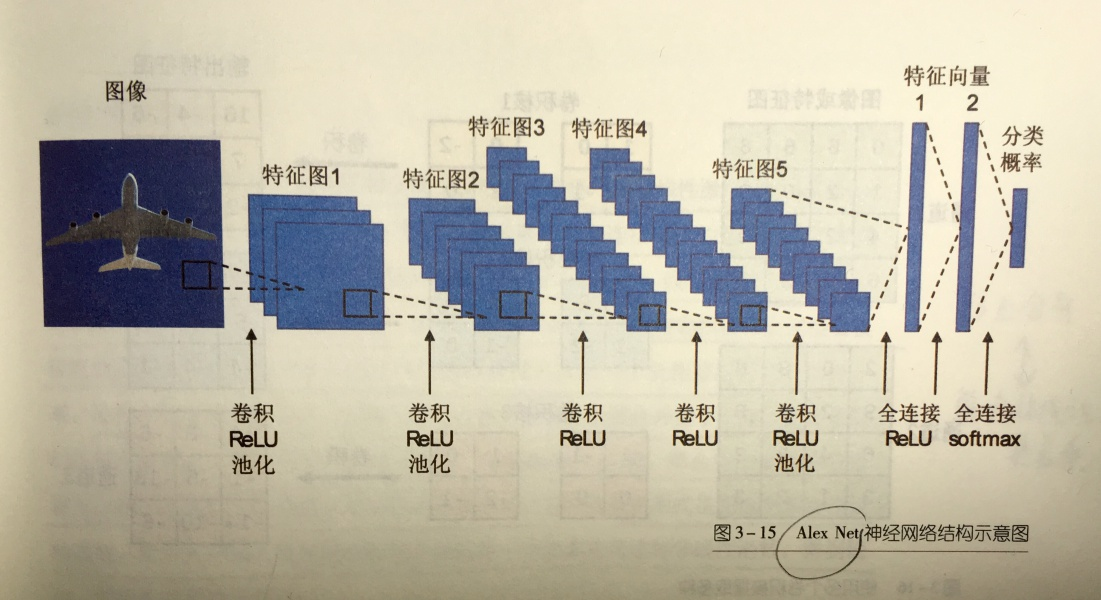
#> input picture Images/AlexNet01.jpg, 1101 x 600 px
$ python resize_image.py AlexNet01.jpg 100
#> lines starting #> are read from the running program, lines starting #| are printed output that depends on the picture
"""
Resize the given image into a specified height (size)
Usage: python resize_image.py filename 600
600: default height to be resized to
"""

import cv2
import os, glob
import ntpath
from termcolor import colored
import sys

filename = str(sys.argv[1])

HEIGHT_CEILING = 600
try:
	HEIGHT_CEILING = int(sys.argv[2])
except IndexError:
	pass

# input_file_path = os.path.expanduser("~/Desktop/")
file = os.getcwd() + '/' + filename

# output_dir = os.getcwd() + '/Snapshots/'
# if not os.path.exists(output_dir):
# 	os.mkdir(output_dir)

image = cv2.imread(file)
#> image is the input picture: shape (600, 1101, 3); mean B, G, R 167, 183.2, 188
# cv2.imshow("original", image)
# cv2.waitKey(0)

print("原图尺寸和文件大小:\t\t {}, \t{}".format(image.shape, os.stat(file).st_size))
#| 原图尺寸和文件大小:		 (600, 1101, 3), 	189822
# (height, width, depth)

resized = image

if image.shape[0] > HEIGHT_CEILING:
	# Calculate the ratio of the new image to the old image.
	# Limit the height ceiling as HEIGHT_CEILING pixels.
	r = HEIGHT_CEILING * 1.0 / image.shape[0] # image: matrix, so row(height), column(width)
#> r = 0.167
	dim = (int(image.shape[1] * r), HEIGHT_CEILING) # dim: (width, height)
#> dim = (183, 100)

	# perform the actual resizing of the image and show it
	resized = cv2.resize(image, dim, interpolation = cv2.INTER_AREA)
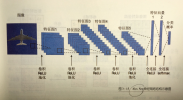
#> resized: shape (100, 183, 3); mean B, G, R 167, 183.2, 188
	# cv2.imshow("resized", resized)
	# cv2.waitKey(0)

# Write output image
output_file = 'out_' + ntpath.basename(file)
cv2.imwrite(output_file, resized)

# Echo info.
text = colored("修改后图片尺寸和文件大小:\t {}, \t{}".format(
	resized.shape, os.stat(output_file).st_size), "green")
print(text)
#| 修改后图片尺寸和文件大小:	 (100, 183, 3), 	8942


$ run again, on Images/BagOfWords.jpg
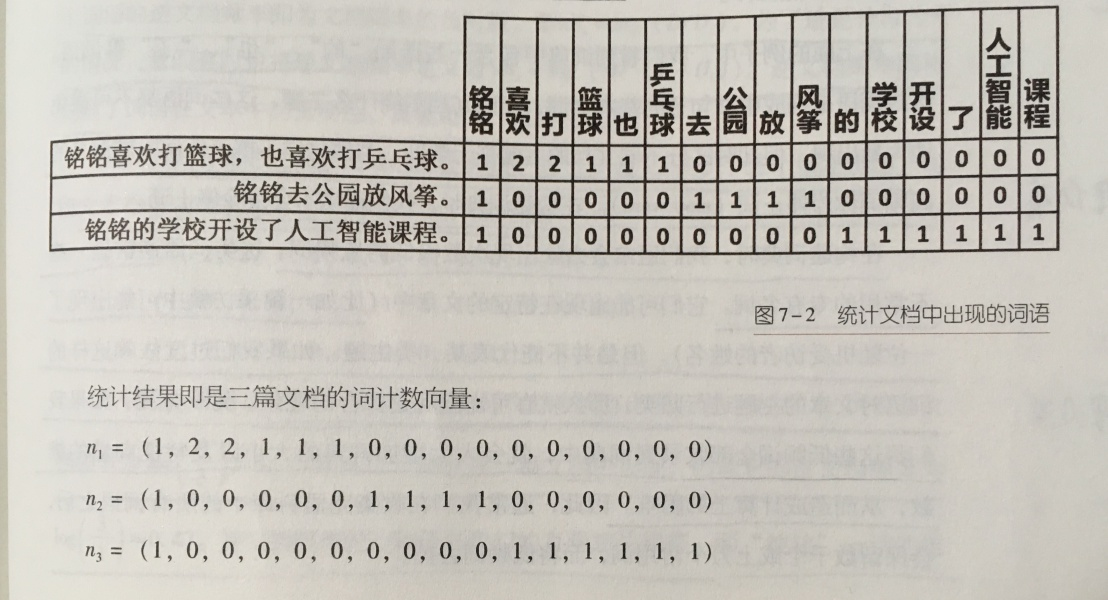
#> input picture Images/BagOfWords.jpg, 1108 x 600 px
#> image is the input picture: shape (600, 1108, 3); mean B, G, R 184.9, 192.4, 196
#| 原图尺寸和文件大小:		 (600, 1108, 3), 	206588
#> `resized = cv2.resize(image, dim, interpolation = cv2.INTER_AREA)`:
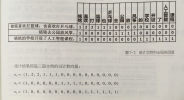
#> resized: shape (100, 184, 3); mean B, G, R 184.9, 192.4, 196
#| 修改后图片尺寸和文件大小:	 (100, 184, 3), 	8775

$ run again, on Images/CGAN01.jpg
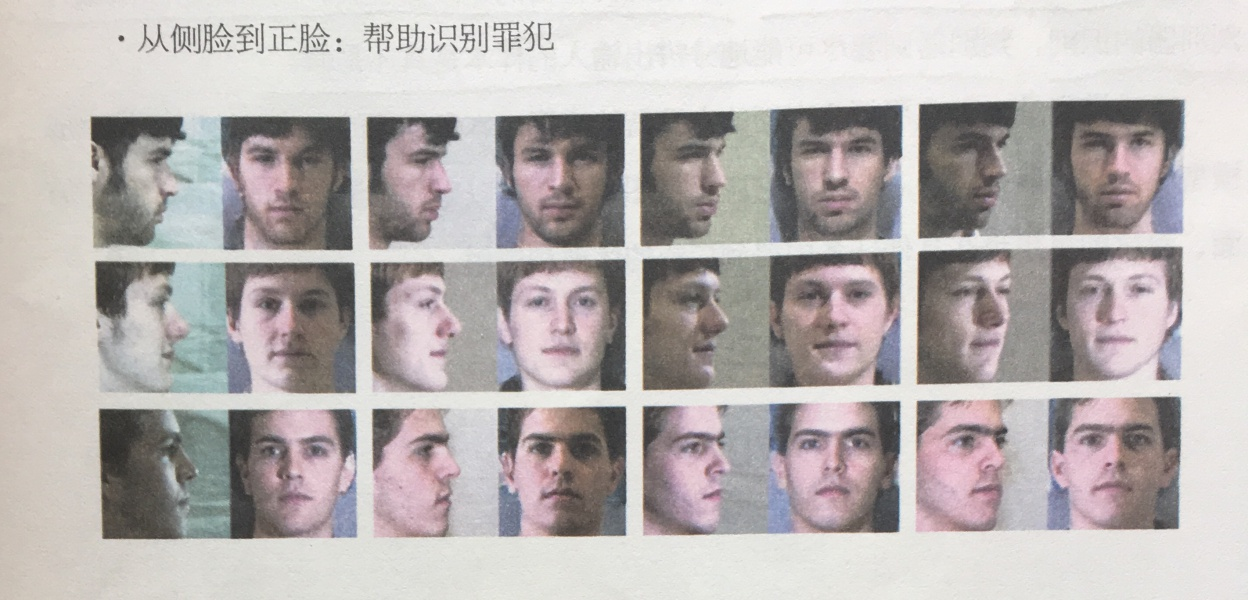
#> input picture Images/CGAN01.jpg, 1248 x 600 px
#> image is the input picture: shape (600, 1248, 3); mean B, G, R 175.7, 176.7, 182.6
#| 原图尺寸和文件大小:		 (600, 1248, 3), 	238316
#> `resized = cv2.resize(image, dim, interpolation = cv2.INTER_AREA)`:
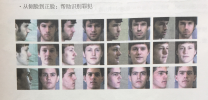
#> resized: shape (100, 208, 3); mean B, G, R 175.7, 176.7, 182.6
#| 修改后图片尺寸和文件大小:	 (100, 208, 3), 	11594

$ run again, on Images/Convolution00.jpg
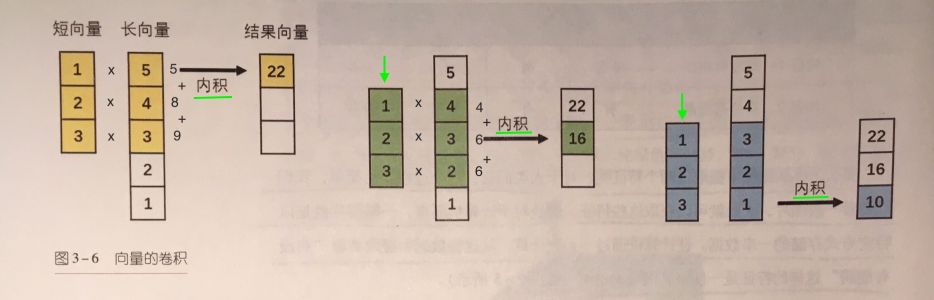
#> input picture Images/Convolution00.jpg, 1867 x 600 px (shown at 1/2 size)
#> image is the input picture: shape (600, 1867, 3); mean B, G, R 166, 179.3, 196.7
#| 原图尺寸和文件大小:		 (600, 1867, 3), 	242228
#> `resized = cv2.resize(image, dim, interpolation = cv2.INTER_AREA)`:
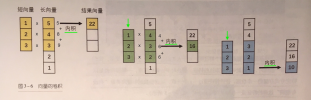
#> resized: shape (100, 311, 3); mean B, G, R 166, 179.3, 196.7
#| 修改后图片尺寸和文件大小:	 (100, 311, 3), 	11631
